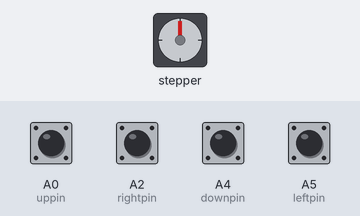
A sketch run on a simulated Arduino Uno, built with avr-gcc and run on an emulated ATmega328P. On the bench: stepper motor. Inputs (shaded band) come from the test bench; at power-on: A0 (uppin), A2 (rightpin), A4 (downpin), A5 (leftpin) HIGH. Stepper angles assume 150 steps per turn; what the sketch prints to the serial monitor is not drawn.

Above: at 1.2 s.
1.3 s: A0 (uppin) pulled LOW for 0.15 s
At 1.45 s:
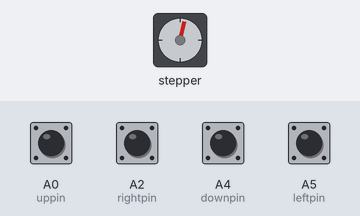
3.2 s: A2 (rightpin) pulled LOW for 1 s
At 3.65 s:
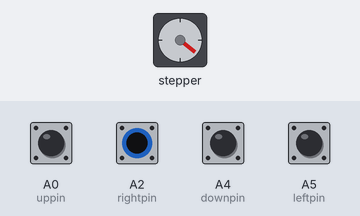
5.7 s: A5 (leftpin) pulled LOW for 1 s
At 6.15 s:
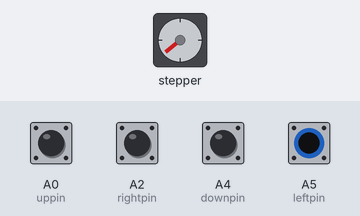
8.2 s: A4 (downpin) pulled LOW for 0.15 s
At 8.35 s:
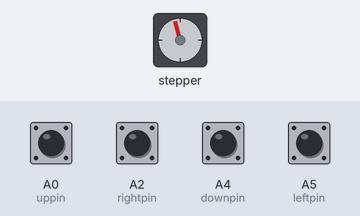
10.2 s: A0 (uppin) pulled LOW for 1 s
At 10.96 s:
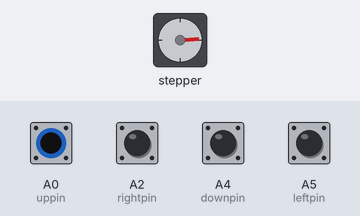
12.7 s: A2 (rightpin) pulled LOW for 0.15 s
At 13.09 s:
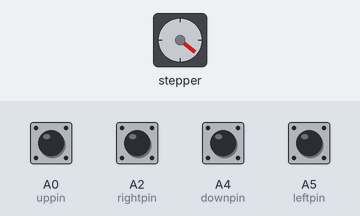
Timing chart, 0 to 15.6 s (numbered marks = the images above; inputs shaded):
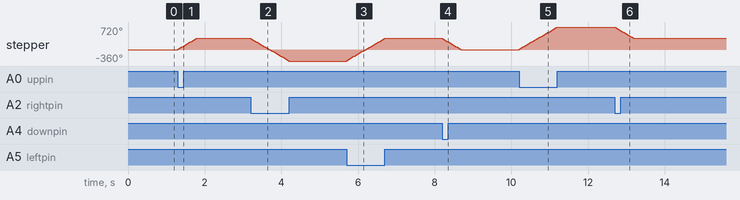

Measured:
- after the input at 1.3 s, stepper: turns 360° clockwise in 0.48 s, starting at once
- after the input at 3.2 s, stepper: turns 720° counter-clockwise in 1.0 s, starting at once
- after the input at 5.7 s, stepper: turns 720° clockwise in 1.0 s, starting at once
- after the input at 8.2 s, stepper: turns 360° counter-clockwise in 0.48 s, starting at once
- after the input at 10.2 s, stepper: turns 720° clockwise in 1.0 s, starting at once
- after the input at 12.7 s, stepper: turns 360° counter-clockwise in 0.48 s, starting at once

The sketch:

RightMotor.ino
```cpp
  /*
(Joystick)
left  pin A1
right pin A0
up    pin A3
down  pin A2

(Right Motor)
pin 13
pin 12
pin 11
pin 10

*/

int leftpin = A5;
int rightpin = A2;
int uppin = A0;
int downpin = A4;

int leftvalue = 0;
int rightvalue = 0;
int upvalue = 0;
int downvalue = 0;

#include <Stepper.h>
const int stepsPerRevolution = 150;
Stepper rightStepper(stepsPerRevolution, 2, 3, 4, 5);

void setup() {
pinMode(leftpin,INPUT_PULLUP);
pinMode(rightpin,INPUT_PULLUP);
pinMode(uppin,INPUT_PULLUP);
pinMode(downpin,INPUT_PULLUP);

rightStepper.setSpeed(120);

Serial.begin(9600);
}
void setStepperIdle() {
  digitalWrite(2, LOW);
  digitalWrite(3, LOW);
  digitalWrite(4, LOW);
  digitalWrite(5, LOW);

}

void loop() {
leftvalue = digitalRead(leftpin);
rightvalue = digitalRead(rightpin);
upvalue = digitalRead(uppin);
downvalue = digitalRead(downpin);

if(leftvalue == LOW){
  rightStepper.step(stepsPerRevolution);
  setStepperIdle();
  Serial.print("left");
  delay(10);}
if(rightvalue == LOW){
  rightStepper.step(-stepsPerRevolution);
  setStepperIdle();
  Serial.print("right");
  delay(10);}
if(upvalue == LOW){
  rightStepper.step(stepsPerRevolution);
  setStepperIdle();
  Serial.print("up");
  delay(10);}
if(downvalue == LOW){
  rightStepper.step(-stepsPerRevolution);
  setStepperIdle();
  Serial.print("down");
  delay(10);}


}
```
